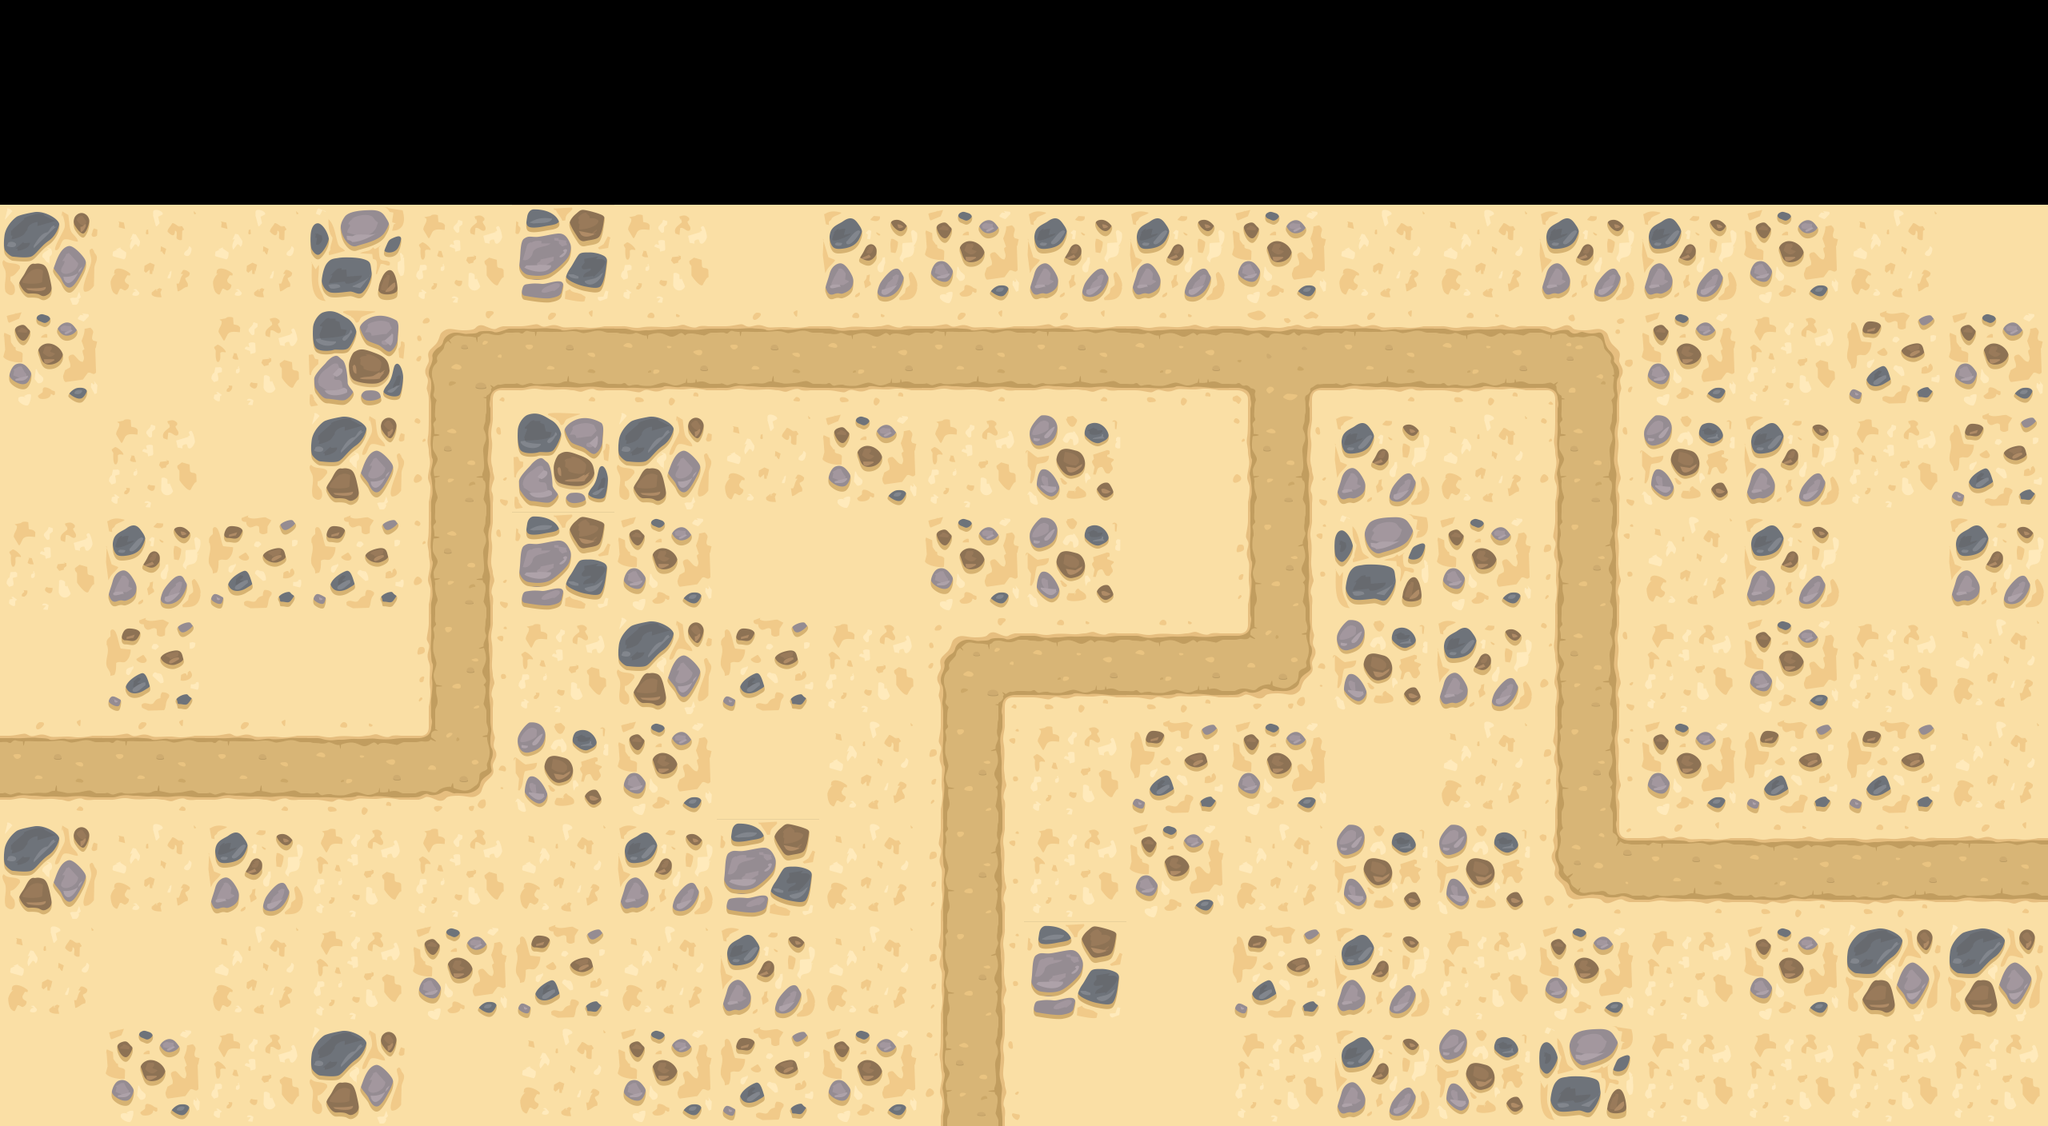

A level layout from a 2D game, rendered from its tile map. Below: a short description, then the map file with tile-grid data replaced by summaries:
An orthogonal 20x11 tile map with 128x128 px tiles, 4 tile layers (Ground, Objects, Overlay2, Overlay), 2 tilesets and 32 objects (17x TileCollisionCircle, 14x TileCollisionRectangle).

<map version="1.0" tiledversion="1.1.3" orientation="orthogonal" renderorder="right-down" width="20" height="11" tilewidth="128" tileheight="128" infinite="0" nextobjectid="141">
 <tileset firstgid="1" source="CombinedAssetsTileset.tsx" />
 <tileset firstgid="1025" source="CollisionShapesTilesets.tsx" />
 <layer name="Ground" width="20" height="11">
  <data>[220 cells, 180 non-empty, 20 distinct tile ids]</data>
 </layer>
 <layer name="Objects" width="20" height="11">
  <data>[220 cells, 54 non-empty, 46 distinct tile ids]</data>
 </layer>
 <layer name="Overlay2" width="20" height="11">
  <data>[220 cells, 53 non-empty, 49 distinct tile ids]</data>
 </layer>
 <layer name="Overlay" width="20" height="11">
  <data>[220 cells, 14 non-empty, 14 distinct tile ids]</data>
 </layer>
 <objectgroup name="Pathing">
  <object id="129" x="-22" y="954">
   <polyline points="0,0 600.788,1.81818 600.303,-501.576 2009.52,-505.879 2018.42,128.667 2632,120" />
  </object>
 </objectgroup>
 <objectgroup name="Collisions">
  <object id="17" type="TileCollisionRectangle" gid="1025" x="678.185" y="1239.94" width="252.97" height="66">
   <properties>
    <property name="AxisAlignedRectangleInstanceHeight" type="float" value="66" />
    <property name="AxisAlignedRectangleInstanceWidth" type="float" value="250" />
   </properties>
  </object>
  <object id="24" type="TileCollisionRectangle" gid="1025" x="-148.424" y="253.151" width="2809.27" height="128">
   <properties>
    <property name="AxisAlignedRectangleInstanceWidth" type="float" value="2809.27" />
    <property name="IsBarrier" type="bool" value="true" />
   </properties>
  </object>
  <object id="25" type="TileCollisionRectangle" gid="1025" x="-143.091" y="1535.21" width="2794" height="128">
   <properties>
    <property name="AxisAlignedRectangleInstanceWidth" type="float" value="2794" />
    <property name="IsBarrier" type="bool" value="true" />
   </properties>
  </object>
  <object id="28" type="TileCollisionRectangle" gid="1025" x="2541.33" y="888" width="20.6667" height="642">
   <properties>
    <property name="AxisAlignedRectangleInstanceHeight" type="float" value="766" />
    <property name="AxisAlignedRectangleInstanceWidth" type="float" value="20" />
   </properties>
  </object>
  <object id="35" type="TileCollisionRectangle" gid="1025" x="951.152" y="733.394" width="298.667" height="80">
   <properties>
    <property name="AxisAlignedRectangleInstanceHeight" type="float" value="80" />
    <property name="AxisAlignedRectangleInstanceWidth" type="float" value="300" />
   </properties>
  </object>
  <object id="38" type="TileCollisionCircle" gid="1026" x="2278" y="430" width="256" height="256">
   <properties>
    <property name="Altitude" type="float" value="464" />
    <property name="CircleInstanceRadius" type="float" value="128" />
    <property name="ZHeight" type="float" value="132" />
   </properties>
  </object>
  <object id="40" type="TileCollisionRectangle" gid="1025" x="1428.91" y="1303.45" width="223.636" height="78">
   <properties>
    <property name="AxisAlignedRectangleInstanceHeight" type="float" value="78" />
    <property name="AxisAlignedRectangleInstanceWidth" type="float" value="225" />
   </properties>
  </object>
  <object id="61" type="TileCollisionRectangle" gid="1025" x="2231" y="1418.21" width="70.6061" height="62">
   <properties>
    <property name="AxisAlignedRectangleInstanceHeight" type="float" value="62" />
    <property name="AxisAlignedRectangleInstanceWidth" type="float" value="70" />
   </properties>
  </object>
  <object id="89" type="TileCollisionRectangle" gid="1025" x="1725.48" y="668.333" width="200.485" height="66">
   <properties>
    <property name="AxisAlignedRectangleInstanceHeight" type="float" value="66" />
    <property name="AxisAlignedRectangleInstanceWidth" type="float" value="200" />
   </properties>
  </object>
  <object id="91" type="TileCollisionRectangle" gid="1025" x="1456.97" y="1073.36" width="377.455" height="66">
   <properties>
    <property name="AxisAlignedRectangleInstanceHeight" type="float" value="64" />
    <property name="AxisAlignedRectangleInstanceWidth" type="float" value="377" />
   </properties>
  </object>
  <object id="106" type="TileCollisionCircle" gid="1026" x="2346.5" y="599.5" width="64" height="64">
   <properties>
    <property name="Altitude" type="float" value="260" />
    <property name="CircleInstanceRadius" type="float" value="32" />
    <property name="ZHeight" type="float" value="132" />
   </properties>
  </object>
  <object id="107" type="TileCollisionCircle" gid="1026" x="2350.5" y="461.5" width="64" height="64">
   <properties>
    <property name="Altitude" type="float" value="388" />
    <property name="CircleInstanceRadius" type="float" value="32" />
    <property name="ZHeight" type="float" value="132" />
   </properties>
  </object>
  <object id="108" type="TileCollisionCircle" gid="1026" x="2344.5" y="665.5" width="64" height="64">
   <properties>
    <property name="Altitude" type="float" value="196" />
    <property name="CircleInstanceRadius" type="float" value="32" />
    <property name="ZHeight" type="float" value="132" />
   </properties>
  </object>
  <object id="109" type="TileCollisionCircle" gid="1026" x="2350.5" y="529.5" width="64" height="64">
   <properties>
    <property name="Altitude" type="float" value="324" />
    <property name="CircleInstanceRadius" type="float" value="32" />
    <property name="ZHeight" type="float" value="132" />
   </properties>
  </object>
  <object id="110" type="TileCollisionCircle" gid="1026" x="2344.5" y="733.5" width="64" height="64">
   <properties>
    <property name="Altitude" type="float" value="132" />
    <property name="CircleInstanceRadius" type="float" value="32" />
    <property name="ZHeight" type="float" value="132" />
   </properties>
  </object>
  <object id="111" type="TileCollisionRectangle" gid="1025" x="2323.32" y="905.652" width="64" height="64">
   <properties>
    <property name="AxisAlignedRectangleInstanceHeight" type="float" value="64" />
    <property name="AxisAlignedRectangleInstanceWidth" type="float" value="64" />
   </properties>
  </object>
  <object id="121" type="TileCollisionCircle" gid="1026" x="34" y="971.5" width="256" height="256">
   <properties>
    <property name="Altitude" type="float" value="300" />
    <property name="CircleInstanceRadius" type="float" value="128" />
    <property name="ZHeight" type="float" value="132" />
   </properties>
  </object>
  <object id="123" type="TileCollisionCircle" gid="1026" x="111.939" y="1105.14" width="64" height="64">
   <properties>
    <property name="Altitude" type="float" value="100" />
    <property name="CircleInstanceRadius" type="float" value="32" />
    <property name="ZHeight" type="float" value="132" />
   </properties>
  </object>
  <object id="124" type="TileCollisionRectangle" gid="1025" x="90.7576" y="1213.65" width="64" height="64">
   <properties>
    <property name="AxisAlignedRectangleInstanceHeight" type="float" value="64" />
    <property name="AxisAlignedRectangleInstanceWidth" type="float" value="64" />
   </properties>
  </object>
  <object id="126" type="TileCollisionRectangle" gid="1025" x="2315" y="501" width="214" height="66">
   <properties>
    <property name="AxisAlignedRectangleInstanceWidth" type="float" value="238" />
   </properties>
  </object>
  <object id="127" type="TileCollisionRectangle" gid="1025" x="2096.7" y="400.273" width="70" height="66">
   <properties>
    <property name="AxisAlignedRectangleInstanceHeight" type="float" value="66" />
    <property name="AxisAlignedRectangleInstanceWidth" type="float" value="70" />
   </properties>
  </object>
  </objectgroup>
</map>
<!-- 10 of 32 objects omitted -->
